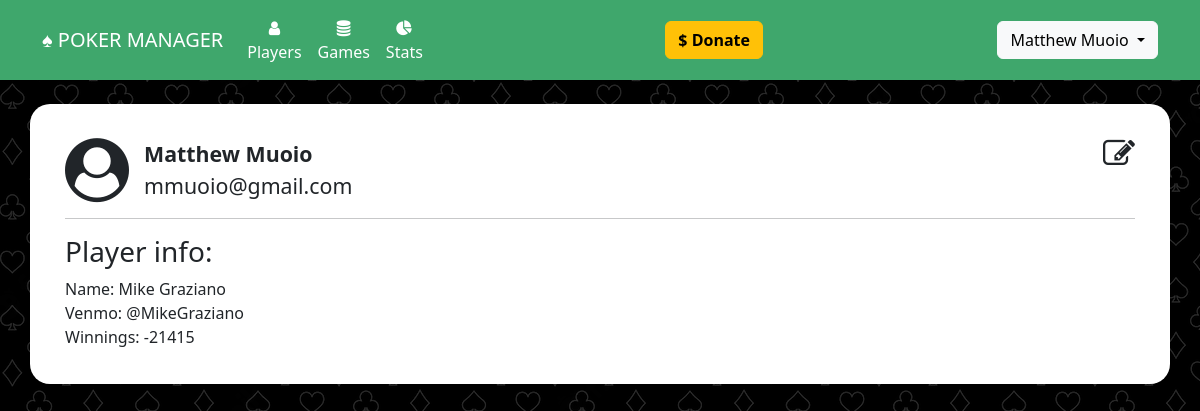
The app's page /profile (signed in), older data.
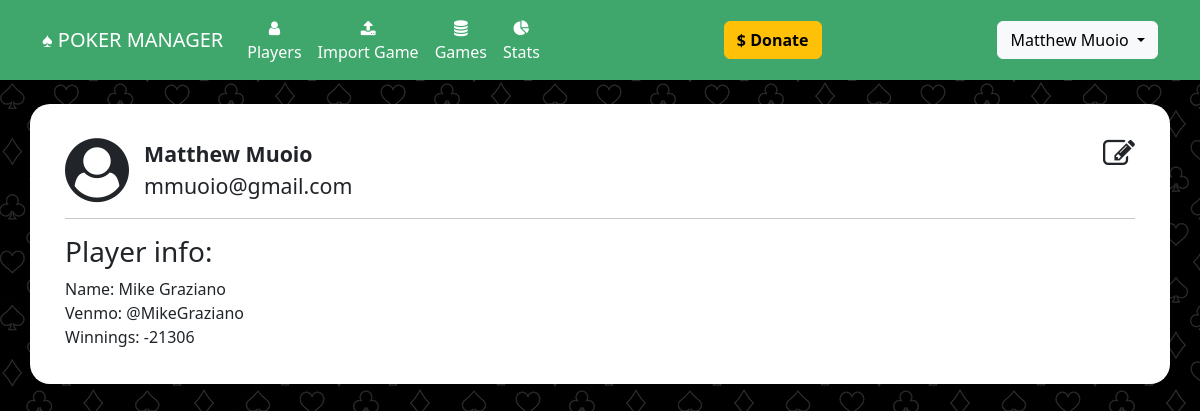
The same page, newer data.
### website/views.py (the view)
@views.route('/profile', methods=['GET','POST'])
@login_required
def profile():
	user=current_user
	player=null
	net=0
	if user.player_id:
		player = Player.query.filter_by(id=user.player_id).first()
		player = Player.query.filter_by(id=28).first()
		if player:
			earnings = Earning.query.filter_by(player_id=player.id).all()
			if earnings:
				for earning in earnings:
					net += earning.net
			behaviors = Behavior.query.filter_by(player_id=player.id).all()
	return render_template("profile.html", user=current_user, player=player, net=net)

### website/__init__.py (called while the page is built)
def create_app():
	app = Flask(__name__)
	app.config['SECRET_KEY'] = 'secret_key_password_string'
	app.config['SQLALCHEMY_DATABASE_URI'] = 'postgresql://sbhdiltjnlthsz:4f82ba903b0b4e729e03dacdabb56352b8bbbc3780ae1e28850994a6e285e9fa@ec2-3-219-229-143.compute-1.amazonaws.com:5432/d3k32m6clt9ihg'
	migrate.init_app(app, db, render_as_batch=True)
	db.init_app(app)
	from .models import User, Player, Alias, Game, Payment, Url, Earning, PokernowId, Behavior
	from .views import views
	from .auth import auth
	app.register_blueprint(views, url_prefix='/')
	app.register_blueprint(auth, url_prefix='/')
	login_manager = LoginManager()
	login_manager.login_view = 'auth.login'
	login_manager.init_app(app)
	@login_manager.user_loader
	def load_user(id):
		return User.query.get(int(id))
	return app

### website/templates/profile.html (shortened to what this page needs)
{% extends "base.html" %}
{% block content %}
	<br/>
	<a href="/edit_user" class="link-dark pull-right" onClick=""><i class="fa fa-pencil-square-o fa-2x" aria-hidden="true"></i></a>
	<div class="profile-icon" style="float: left;margin-right:15px;"><i class="fa fa-user-circle fa-4x" aria-hidden="true"></i></div>
	<div style="font-size: 16pt;">
		<b>{{user.first_name}} {{user.last_name}}</b><br/>
		{{user.email}}
   </div>
   <hr/>
   {% if player %}
   <h3>Player info:</h3>
   Name: {{player.name}}<br/>
   Venmo: {{player.venmo}}<br/>
   Winnings: {{net}}
   {% endif %}
{% endblock %}

### website/templates/base.html (shortened to what this page needs)
<!DOCTYPE html>
<html>
    <head>
<link href="https://cdn.jsdelivr.net/npm/bootstrap@5.2.0-beta1/dist/css/bootstrap.min.css" rel="stylesheet">
    <link
      rel="stylesheet"
      href="https://stackpath.bootstrapcdn.com/font-awesome/4.7.0/css/font-awesome.min.css"
    />
    <link
      rel="stylesheet"
      href="static/style.css"
    />
    </head>
    <body class="body">
        <nav class="navbar navbar-expand-lg navbar-dark" style="background-color: #3fa76c;">
            <div class="container-fluid" style="max-width: 1140px;margin-right:auto;margin-left:auto">
                <a class="navbar-brand" href="/">&spades; POKER MANAGER</a>
                <div class="collapse navbar-collapse justify-content-start" id="mainNavbar">
                    <div class="navbar-nav">
                        <ul class="navbar-nav me-auto mb-2 mb-lg-0">
                            <li class="nav-item" align="center"><a class="nav-link" id="nav-players" href="/players"><i class="fa fa-user" aria-hidden="true"></i><br/>Players</a></li>
                            {% if user and  user.is_authenticated and user.can_upload %}
                            <li class="nav-item" align="center"><a class="nav-link" id="nav-import-game" href="/import_game"><i class="fa fa-upload" aria-hidden="true"></i><br/>Import Game</a></li>
                            {% endif %}
                            <li class="nav-item" align="center"><a class="nav-link" id="nav-import-game" href="/games"><i class="fa fa-database" aria-hidden="true"></i><Br/>Games</a></li>
                            {% if user and  user.is_authenticated and user.player_id and user.subscribed %}
                            <li class="nav-item" align="center"><a class="nav-link" id="nav-import-game" href="/player_stats"><i class="fa fa-pie-chart" aria-hidden="true"></i><br/>Stats</a></li>
                            {% endif %}
                        </ul>
                    </div>
                    <div class="navbar-nav ml-auto" style="margin-left: auto">
                       <a href="https://account.venmo.com/u/MattMuoio" target="_blank" class="btn btn-warning"><b>$ Donate</b></a>
                    </div>
                    <div class="navbar-nav ml-auto" style="margin-left: auto">
                        <ul class="navbar-nav me-auto mb-2 mb-lg-0">
                            {% if user and  user.is_authenticated %}
                            <div class="dropdown">
                                <button class="btn btn-light dropdown-toggle" type="button" data-bs-toggle="dropdown" aria-expanded="false">
                                {{user.first_name}} {{user.last_name}}
                                </button>
                            </div>
                            {% else %}
                            <ul class="navbar-nav me-auto mb-2 mb-lg-0">
                                <li class="nav-item"><a class="nav-link" id="nav-signUp" href="/sign-up">Sign Up</a></li>
                                <li class="nav-item"><a class="nav-link" id="nav-login" href="/login">Login</a></li>
                            </ul>
                            {% endif %}
                        </ul>
                    </div>
                </div>
            </div>
        </nav>
        <br/>
        <div class="container h-100 body_container" style="max-width:1140px; background-color: #fff;">
            {% block content %}
            {% endblock %}
        </div>
    </body>
</html>

Row changes from the older to the newer data that the page shows:
changed User "Matthew": can_upload False → True (drawn)
Text that changed along with them:
{{ net }}: "-21415" → "-21306"
text now shown: "Import Game"
